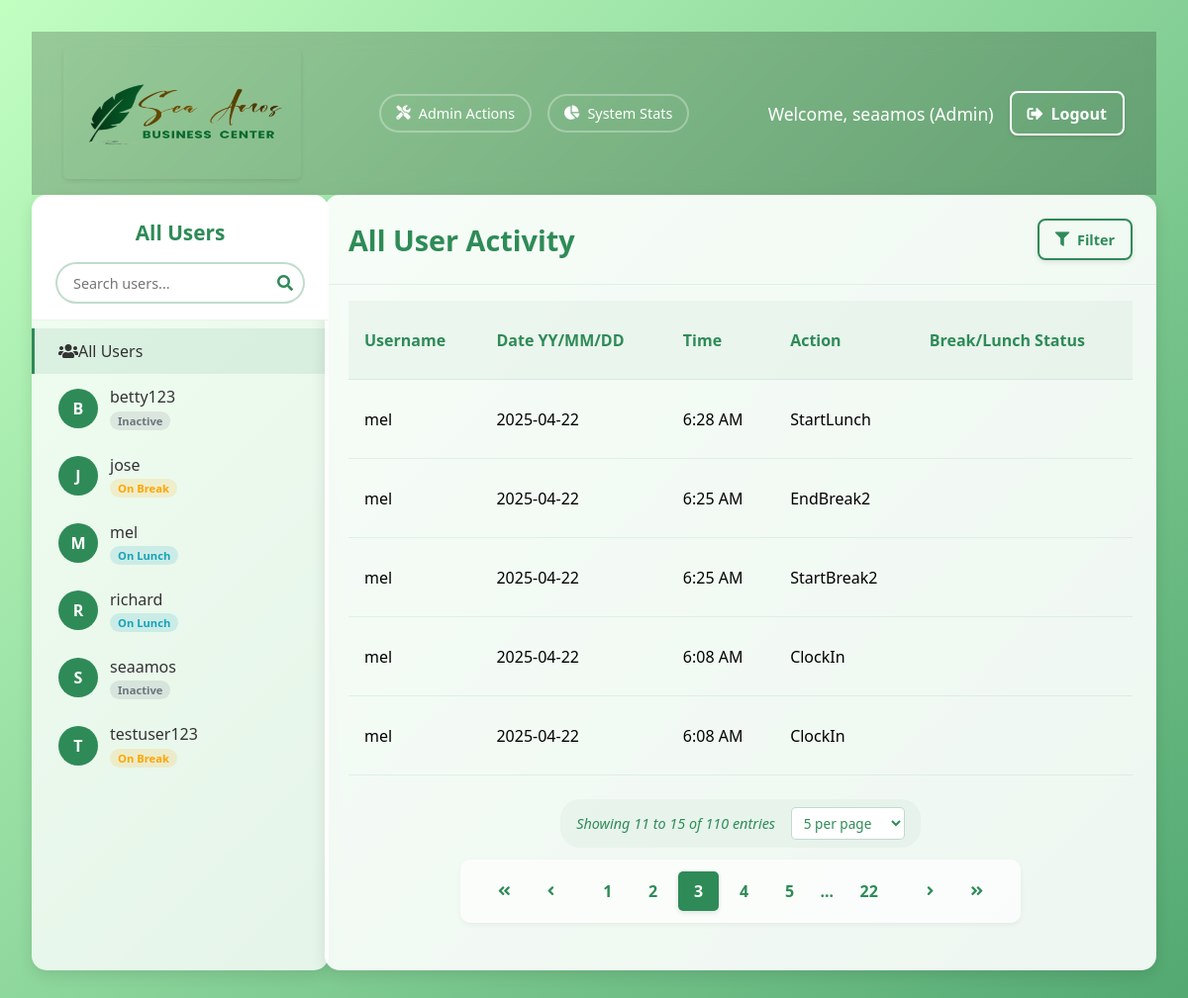
Page /admin-dashboard/?page=3 (signed in) on the committed database.
### attendance_app/models.py (models this page shows, shortened)
class AttendanceLog(models.Model):
    user = models.ForeignKey(User, on_delete=models.CASCADE)
    timestamp = models.DateTimeField(auto_now_add=True)
    action = models.CharField(max_length=50)
    note = models.TextField(blank=True, null=True)  # Optional note field

### attendance_app/views.py (the view)
# urls.py: path('admin-dashboard/', views.admin_dashboard, name='admin_dashboard'),
@user_passes_test(lambda u: u.is_superuser)
def admin_dashboard(request):
    selected_user = request.GET.get('user')
    selected_date = request.GET.get('date')
    page_size = request.GET.get('size', '5')
    try:
        page_size = int(page_size)
        if page_size not in [5, 10, 25, 50]:
            page_size = 5
    except ValueError:
        page_size = 5
    logs_query = AttendanceLog.objects.select_related('user')
    if selected_user:
        logs_query = logs_query.filter(user_id=selected_user)
        selected_user_obj = User.objects.get(id=selected_user)
    else:
        selected_user_obj = None
    if selected_date:
        try:
            filter_date = datetime.strptime(selected_date, '%Y-%m-%d').date()
            logs_query = logs_query.filter(timestamp__date=filter_date)
        except ValueError:
            pass
    logs = logs_query.order_by('-timestamp')
    page = request.GET.get('page', 1)
    paginator = Paginator(logs, page_size)
    try:
        page_obj = paginator.page(page)
    except PageNotAnInteger:
        page_obj = paginator.page(1)
    except EmptyPage:
        page_obj = paginator.page(paginator.num_pages)
    users = User.objects.all().order_by('username')
    today = date.today()
    total_users = User.objects.count()
    clocked_in_users = set()
    break_users = set()
    lunch_users = set()
    for user_obj in users:
        clock_ins_today = AttendanceLog.objects.filter(
            user=user_obj,
            action='clock_in',
            timestamp__date=today
        ).count()
        clock_outs_today = AttendanceLog.objects.filter(
            user=user_obj,
            action='clock_out',
            timestamp__date=today
        ).count()
        if clock_ins_today > clock_outs_today:
            clocked_in_users.add(user_obj.id)
            try:
                time_allocation = DailyTimeAllocation.objects.get(user=user_obj, date=today)
                if time_allocation.break1_start_time or time_allocation.break2_start_time:
                    break_users.add(user_obj.id)
                if time_allocation.lunch_start_time:
                    lunch_users.add(user_obj.id)
            except DailyTimeAllocation.DoesNotExist:
                pass
    user_time_allocations = defaultdict(dict)
    user_date_pairs = logs.values('user_id', 'timestamp__date').distinct()
    for pair in user_date_pairs:
        user_id = pair['user_id']
        log_date = pair['timestamp__date']
        time_allocation, _ = DailyTimeAllocation.objects.get_or_create(
            user_id=user_id,
            date=log_date
        )
        user_time_allocations[user_id][log_date] = time_allocation
    context = {
        'logs': page_obj,
        'page_obj': page_obj,
        'users': users,
        'selected_user': selected_user,
        'selected_user_obj': selected_user_obj,
        'selected_date': selected_date,
        'total_users': total_users,
        'users_clocked_in': len(clocked_in_users),
        'users_on_break': len(break_users),
        'users_on_lunch': len(lunch_users),
        'user_time_allocations': dict(user_time_allocations),
        'clocked_in_users': clocked_in_users,
        'break_users': break_users,
        'lunch_users': lunch_users,
    }
    return render(request, 'admin_dashboard.html', context)

### attendance_app/templates/admin_dashboard.html (shortened to what this page needs)
{% load static %}
{% load custom_filters %}
<!DOCTYPE html>
<html lang="en">
<head>
    <link rel="stylesheet" href="https://cdnjs.cloudflare.com/ajax/libs/font-awesome/5.15.3/css/all.min.css">
    <link rel="stylesheet" href="https://cdnjs.cloudflare.com/ajax/libs/flatpickr/4.6.13/flatpickr.min.css">
    <link rel="stylesheet" href="{% static 'css/admin_dashboard.css' %}">
</head>
<body>
    <nav class="navbar">
        <div class="navbar-left">
            <div class="logo-container">
                <img src="{% static 'images/logo.jpeg' %}" alt="Company Logo" class="company-logo">
            </div>
        </div>
        <div class="navbar-center">
            <div class="dropdown">
                <button class="dropdown-btn">
                    <i class="fas fa-tools"></i> Admin Actions
                </button>
            </div>
            <div class="dropdown">
                <button class="dropdown-btn">
                    <i class="fas fa-chart-pie"></i> System Stats
                </button>
            </div>
        </div>
        <div class="navbar-right">
            <span class="welcome-text">Welcome, {{ user.username }} (Admin)</span>
            <a href="{% url 'logout' %}" class="btn btn-outline-light logout-btn">
                <i class="fas fa-sign-out-alt"></i> Logout
            </a>
        </div>
    </nav>
    <div class="main-container">
        <div class="sidebar users-sidebar">
            <div class="sidebar-header sticky-header">
                <h3 class="sidebar-title">All Users</h3>
                <div class="search-container">
                    <input type="text" id="user-search" class="search-input" placeholder="Search users...">
                    <i class="fas fa-search search-icon"></i>
                </div>
            </div>
            <div class="users-list">
                <a href="{% url 'admin_dashboard' %}" class="user-item {% if not selected_user %}active{% endif %}">
                    <i class="fas fa-users"></i>
                    <span class="user-name">All Users</span>
                </a>
                {% for user_item in users %}
                <a href="{% url 'admin_dashboard' %}?user={{ user_item.id }}"
                   class="user-item {% if selected_user == user_item.id|stringformat:'i' %}active{% endif %}"
                   data-username="{{ user_item.username|lower }}">
                    <div class="user-avatar">{{ user_item.username|make_list|first|upper }}</div>
                    <div class="user-info">
                        <span class="user-name">{{ user_item.username }}</span>
                        <span class="user-status">
                            {% with user_id=user_item.id %}
                                {% if user_id in clocked_in_users %}
                                    {% if user_id in break_users %}
                                        <span class="status-badge break">On Break</span>
                                    {% elif user_id in lunch_users %}
                                        <span class="status-badge lunch">On Lunch</span>
                                    {% else %}
                                        <span class="status-badge active">Active</span>
                                    {% endif %}
                                {% else %}
                                    <span class="status-badge inactive">Inactive</span>
                                {% endif %}
                            {% endwith %}
                        </span>
                    </div>
                </a>
                {% endfor %}
            </div>
        </div>
        <div class="content-area">
            <div class="card main-card">
                <div class="card-header">
                    <div class="header-row">
                        <h2 class="section-title">
                            {% if selected_user_obj %}
                                Activity for {{ selected_user_obj.username }}
                            {% else %}
                                All User Activity
                            {% endif %}
                        </h2>
                        <div class="compact-filter">
                            <button type="button" class="btn btn-outline-primary filter-toggle-btn" id="filter-toggle">
                                <i class="fas fa-filter"></i> Filter
                            </button>
                        </div>
                    </div>
                </div>
                <div class="logs-section">
                    {% if logs %}
                    <table class="activity-table">
                        <thead>
                            <tr>
                                {% if not selected_user_obj %}<th>Username</th>{% endif %}
                                <th>Date YY/MM/DD</th>
                                <th>Time</th>
                                <th>Action</th>
                                <th>Break/Lunch Status</th>
                            </tr>
                        </thead>
                        <tbody>
                            {% for log in logs %}
                            <tr class="{% if log.action == 'break_start' or log.action == 'lunch_start' %}start-activity{% elif log.action == 'break_end' or log.action == 'lunch_end' %}end-activity{% elif log.action == 'combined_break_start' %}combined-start{% elif log.action == 'combined_break_end' %}combined-end{% elif log.action == 'clock_in' %}clock-in{% elif log.action == 'clock_out' %}clock-out{% endif %}">
                                {% if not selected_user_obj %}<td>{{ log.user.username }}</td>{% endif %}
                                <td>{{ log.timestamp|date:"Y-m-d" }}</td>
                                <td>{{ log.timestamp|time:"g:i A" }}</td>
                                <td>
                                    {% if log.action == 'combined_break_start' %}
                                        Combined Break Start
                                    {% elif log.action == 'combined_break_end' %}
                                        Combined Break End
                                    {% else %}
                                        {{ log.action|title|cut:"_"|capfirst }}
                                    {% endif %}
                                </td>
                                <td>
                                </td>
                            </tr>
                            {% endfor %}
                        </tbody>
                    </table>
                    <div class="pagination-container">
                        {% if logs %}
                        <div class="pagination-results">
                            Showing {{ page_obj.start_index }} to {{ page_obj.end_index }} of {{ page_obj.paginator.count }} entries
                            <select id="page-size-selector" class="page-size-selector">
                                <option value="5" {% if request.GET.size == '5' or not request.GET.size %}selected{% endif %}>5 per page</option>
                            </select>
                        </div>
                        {% endif %}
                        {% if page_obj.has_other_pages %}
                        <div class="pagination">
                            <div class="pagination-group">
                                <a href="?page=1"
                                   class="pagination-btn pagination-first {% if not page_obj.has_previous %}disabled{% endif %}">
                                    <i class="fas fa-angle-double-left pagination-icon"></i>
                                </a>
                                <a href="?page={% if page_obj.has_previous %}{{ page_obj.previous_page_number }}{% else %}1{% endif %}"
                                   class="pagination-btn {% if not page_obj.has_previous %}disabled{% endif %}">
                                    <i class="fas fa-angle-left pagination-icon"></i>
                                </a>
                            </div>
                            <div class="page-numbers">
                                {% for i in page_obj.paginator.page_range %}
                                    {% if i >= page_obj.number|add:"-2" and i <= page_obj.number|add:"2" %}
                                        {% if i == page_obj.number %}
                                            <span class="pagination-btn active">{{ i }}</span>
                                        {% else %}
                                            <a href="?page={{ i }}" class="pagination-btn">{{ i }}</a>
                                        {% endif %}
                                    {% endif %}
                                {% endfor %}
                                {% if page_obj.number < page_obj.paginator.num_pages|add:"-2" %}
                                    {% if page_obj.number < page_obj.paginator.num_pages|add:"-3" %}
                                        <span class="ellipsis">...</span>
                                    {% endif %}
                                    <a href="?page={{ page_obj.paginator.num_pages }}" class="pagination-btn">{{ page_obj.paginator.num_pages }}</a>
                                {% endif %}
                            </div>
                            <div class="pagination-group">
                                <a href="?page={% if page_obj.has_next %}{{ page_obj.next_page_number }}{% else %}{{ page_obj.paginator.num_pages }}{% endif %}"
                                   class="pagination-btn {% if not page_obj.has_next %}disabled{% endif %}">
                                    <i class="fas fa-angle-right pagination-icon"></i>
                                </a>
                                <a href="?page={{ page_obj.paginator.num_pages }}"
                                   class="pagination-btn pagination-last {% if page_obj.number == page_obj.paginator.num_pages %}disabled{% endif %}">
                                    <i class="fas fa-angle-double-right pagination-icon"></i>
                                </a>
                            </div>
                        </div>
                        {% endif %}
                    </div>
                    {% else %}
                    <div class="no-activity">
                        <p><i class="fas fa-info-circle"></i> No activities found for the selected criteria.</p>
                    </div>
                    {% endif %}
                </div>
            </div>
        </div>
    </div>
</body>
</html>

### rows in the picture
AttendanceLog: user.username "mel", timestamp "2025-04-22", timestamp "6:28 AM", action "StartLunch"
AttendanceLog: user.username "mel", timestamp "2025-04-22", timestamp "6:25 AM", action "EndBreak2"
AttendanceLog: user.username "mel", timestamp "2025-04-22", timestamp "6:25 AM", action "StartBreak2"
AttendanceLog: user.username "mel", timestamp "2025-04-22", timestamp "6:08 AM", action "ClockIn"
AttendanceLog: user.username "mel", timestamp "2025-04-22", timestamp "6:08 AM", action "ClockIn"

### other values in the picture
{{ user.username }} "seaamos"
{{ user_item.username|make_list|first|upper }} "B"
{{ user_item.username }} "betty123"
{{ user_item.username|make_list|first|upper }} "J"
{{ user_item.username }} "jose"
{{ user_item.username|make_list|first|upper }} "M"
{{ user_item.username }} "mel"
{{ user_item.username|make_list|first|upper }} "R"
{{ user_item.username }} "richard"
{{ user_item.username|make_list|first|upper }} "S"
{{ user_item.username }} "seaamos"
{{ user_item.username|make_list|first|upper }} "T"
{{ user_item.username }} "testuser123"
{{ page_obj.start_index }} "11"
{{ page_obj.end_index }} "15"
